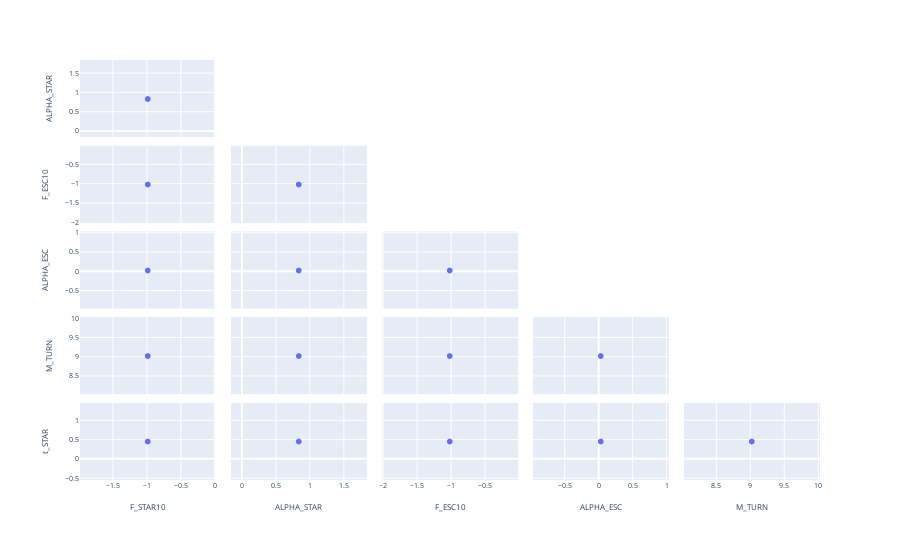

Write notebook code for a chart like this one.
### Code cell
import plotly.graph_objects as go
import plotly.express as px
import pandas as pd
from pandas.plotting import scatter_matrix

columns = [r'f$_{\star,10}$', r'$\alpha_\star$', r'f$_{ESC10}$', r'$\alpha_{ESC}$', r'M_${TURN}$', r't$_\star$']

df = pd.DataFrame([reduced_input_dict])
df2 = pd.DataFrame(np.random.randn(100, 6), columns = columns)

plt.rcParams['axes.labelsize'] = 5
plt.rcParams['xtick.labelsize'] = 5
plt.rcParams['ytick.labelsize'] = 5

fig = px.scatter_matrix(df, 
                        labels = {col:col.replace('_', ' ') for col in df2.columns})
fig.update_traces(diagonal_visible = False, showupperhalf = False)
fig.update_layout(font = dict(size = 7))
fig.show()

### Figure 1 — Plotly figure (JSON) as saved in the notebook; plotly's stock layout.template omitted (floating-point values rounded to 4 significant figures)
{"data": [{"diagonal": {"visible": false}, "dimensions": [{"axis": {"matches": true}, "label": "F_STAR10", "values": [-0.9845]}, {"axis": {"matches": true}, "label": "ALPHA_STAR", "values": [0.8403]}, {"axis": {"matches": true}, "label": "F_ESC10", "values": [-1.016]}, {"axis": {"matches": true}, "label": "ALPHA_ESC", "values": [0.03415]}, {"axis": {"matches": true}, "label": "M_TURN", "values": [9.025]}, {"axis": {"matches": true}, "label": "t_STAR", "values": [0.4517]}], "hovertemplate": "%{xaxis.title.text}=%{x}<br>%{yaxis.title.text}=%{y}<extra></extra>", "legendgroup": "", "marker": {"color": "#636efa", "symbol": "circle"}, "name": "", "showlegend": false, "showupperhalf": false, "type": "splom"}], "layout": {"dragmode": "select", "font": {"size": 7}, "legend": {"tracegroupgap": 0}, "margin": {"t": 60}}}
